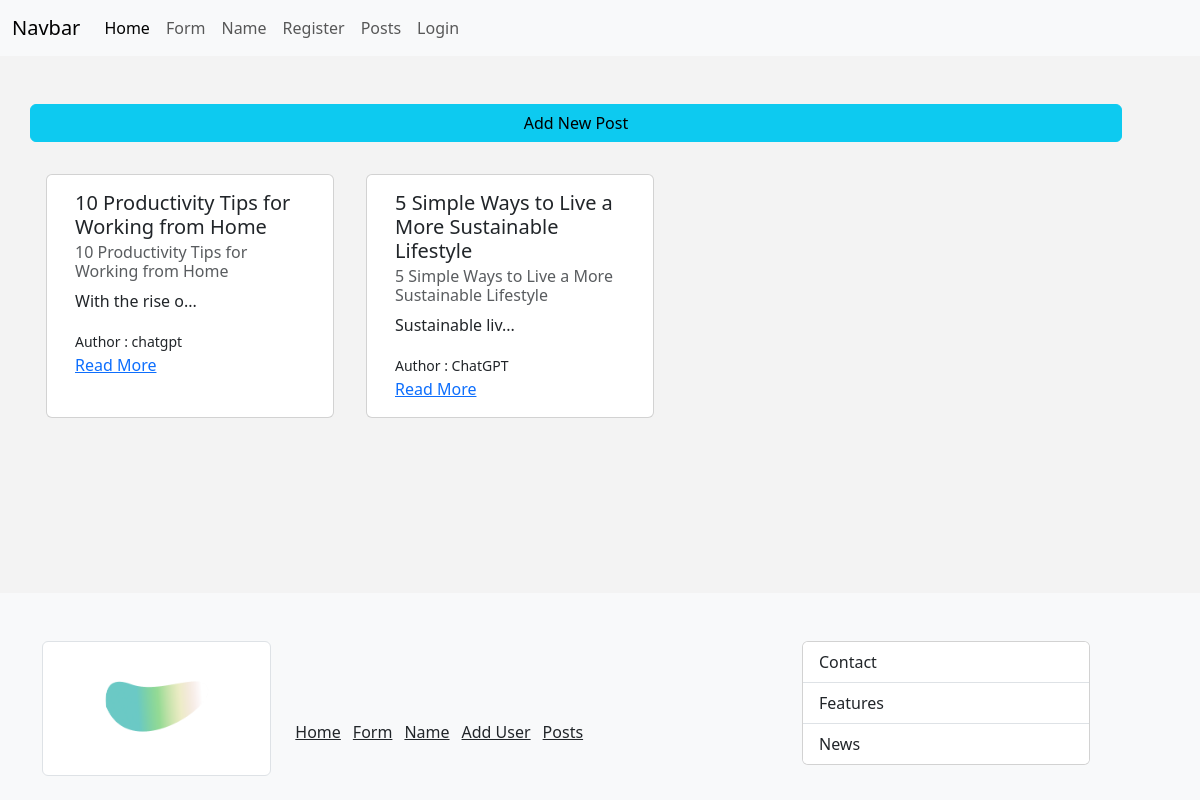
The page /posts on the database its author committed.
### main.py (models this page shows)
class Post(db.Model):
	id = db.Column(db.Integer, primary_key = True)
	title = db.Column(db.String(255))
	content = db.Column(db.Text)
	author = db.Column(db.String(255))
	date_posted = db.Column(db.DateTime, default=datetime.utcnow)
	slug = db.Column(db.String(255)) # for a better url example instead of using /blog/1 using /blog/my_blog
	def small_content(self):
		if len(self.content) > 15:
			return self.content[:15] + "..."
		else:
			return self.content

### main.py (the view)
@app.route("/posts", methods=["GET"])
def get_posts():
	posts = Post.query.all()
	return render_template("post/posts.html", posts = posts)

### templates/post/posts.html (shortened to what this page needs)
{% extends 'base.html' %}
{% block content %}
<div class="row mb-3">
	<a href="{{url_for('add_post')}}" class="btn btn-info">Add New Post</a>
</div>
<div class="row">
	{% for post in posts%}
		<div class="card m-3" style="width: 18rem;">
			<div class="card-body">
				<h5 class="card-title">{{post.title}}</h5>
				<h6 class="card-subtitle mb-2 text-muted">{{post.title}}</h6>
				<p class="card-text">{{post.small_content()}}</p>
				<small>Author : {{post.author}}</small> <br>
				<a href="{{url_for('get_single_post', slug = post.slug)}}" class="card-link">Read More</a>
			</div>
	</div>
	{%endfor%}
</div>
{% endblock content %}

### static/css/style.css (style rules this page uses)
body { background-color: rgb(243, 243, 243); display: flex; flex-direction: column; flex-grow: 1; min-height: 100vh; }

### rows shown on the page
Post: title "10 Productivity Tips for Working from Home", small_content "With the rise o...", author "chatgpt"
Post: title "5 Simple Ways to Live a More Sustainable Lifestyle", small_content "Sustainable liv...", author "ChatGPT"
